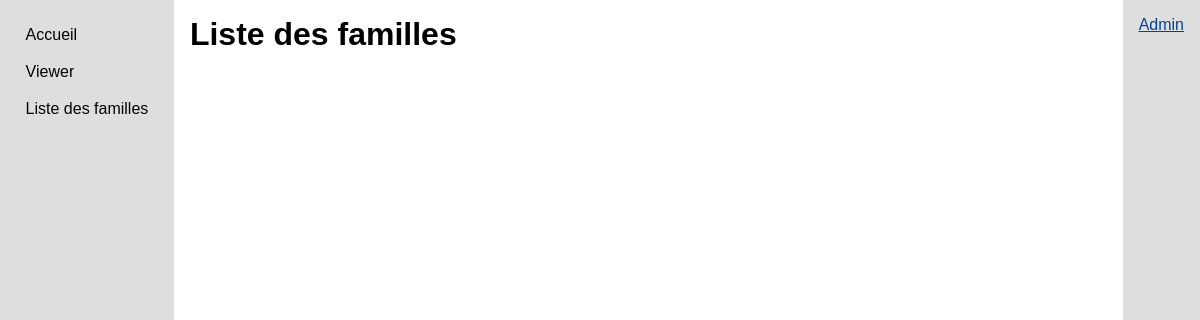
The page /families/ on the database as committed earlier.
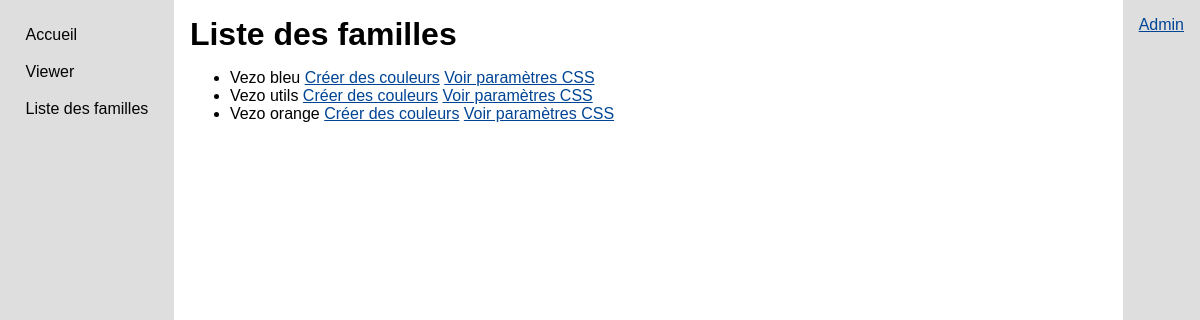
The same page on the database as committed later.
### color_picker/models.py (models this page shows, shortened)
class ColorFamily(models.Model):
    name = models.CharField(max_length=50, blank=True)
    def __str__(self):
        return self.name

### color_picker/views.py (the view)
# urls.py: path('families/', FamiliesListView.as_view(), name="families_list"),
class FamiliesListView(ListView):
    model = ColorFamily

### color_picker/templates/color_picker/colorfamily_list.html
{% extends 'color_picker/base.html' %}
{% block content %}
    <h1>Liste des familles</h1>
    <ul>
        {% for family in object_list %}
            <li>{{ family }}
                <a href="{% url 'generate_colors' family.pk %}">Créer des couleurs</a>
                <a href="{% url 'css_parameters' family.pk %}" target="_blank">Voir paramètres CSS</a>
            </li>
        {% endfor %}
    </ul>
{% endblock content %}

Rows that differ between the two databases and show on the page:
added ColorFamily: name "Vezo bleu"
added ColorFamily: name "Vezo utils"
added ColorFamily: name "Vezo orange"
